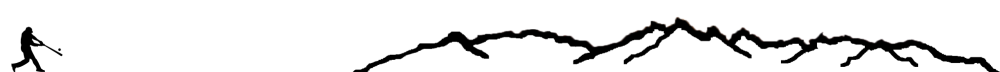
#> input picture images/banner.png, 2000 x 144 px (shown at 1/2 size)
$ python create-banner.py
#> lines starting #> are read from the running program, lines starting #| are printed output that depends on the picture
from PIL import Image


import numpy as np


from numba import jit


banner_color = (10, 26, 36)
background_color = (222, 237, 254)


@jit(nopython=True)
def MakeTransparent(banner):
    yres, xres, _ = banner.shape

    output_banner = np.zeros((yres, xres, 4), dtype=np.uint8)

    # go in y-scan order
    for ix in range(xres):
        for iy in range(yres):
            luminance = 0.2126 * banner[iy,ix,0] + 0.7152 * banner[iy,ix,1] + 0.0722 * banner[iy,ix,2]
            if luminance < 254:
                output_banner[iy,ix,:] = (banner_color[0], banner_color[1], banner_color[2], 255)
            else:
                output_banner[iy,ix,:] = (background_color[0], background_color[1], background_color[2], 255)

    return output_banner


banner = np.array(Image.open('../banner.png'))
#> banner is the input picture: shape (144, 2000, 3); mean R, G, B 233.1, 233, 233

banner = MakeTransparent(banner)
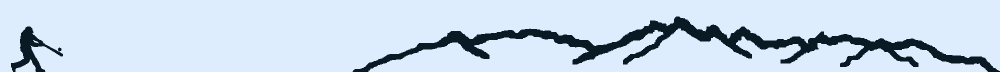
#> banner: shape (144, 2000, 4) (shown at 1/2 size); mean R, G, B, A 199.6, 214.7, 230.9, 255

# save the output image
output_filename = '../banner-transparent.png'

im = Image.fromarray(banner)

im.save(output_filename)
